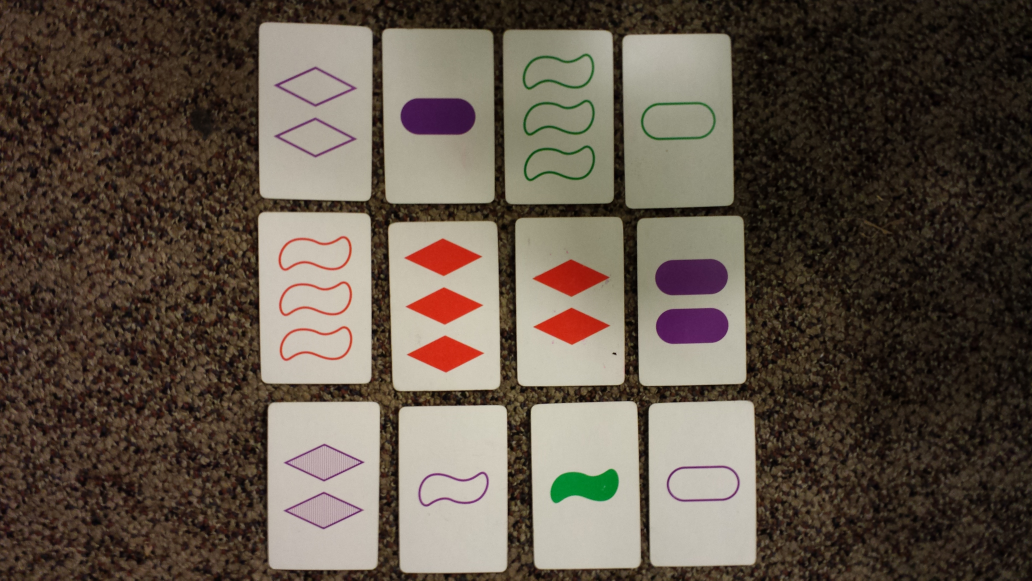
#> input picture data/setcards2.jpg, 4128 x 2322 px, given in place of the camera (shown at 1/4 size)
$ python set_finder.py   (Python 2 division)   (older library calls are emulated)
#> lines starting #> are read from the running program, lines starting #| are printed output that depends on the picture
### playground/card_finder.py
import cv
import cv2
import math
import numpy as np
from sets import Set
import copy
import sys

"""
cv2.namedWindow("w1", cv.CV_WINDOW_AUTOSIZE)

card_file = '../data/input_images/'+str(sys.argv[1])+'.jpg'
img1 = cv2.imread(card_file)
"""


# [10 lines left out: function make_segments, not called in this run]

def get_segments(lines, edges, sobelx, sobely, probabilistic):

    border = 2
    inc = 30

    segments = []

    width, height = edges.shape
    diag = np.sqrt(width**2 + height**2)

    if not probabilistic:
        if lines is not None and lines[0] is not None:
            for rho, theta in lines[0]:
                segments.append(make_segments(rho, theta, diag))
            short_seg = []
            for x1,y1,x2,y2 in segments:
                in_line = False
                dx = (x2-x1)/float(diag)
                dy = (y2-y1)/float(diag)
                if dx == 0:
                    seqx = np.repeat(x2, int(diag)/inc)
                else:
                    seqx = np.arange(x1, x2, dx*inc)

                if dy == 0:
                    seqy = np.repeat(y2, int(diag)/inc)
                else:
                    seqy = np.arange(y1,y2,dy*inc)

                for (x,y) in zip(seqx, seqy):
                    x_i = round(x)
                    y_i = round(y)
                    flag = 0
                    if border <= y_i < width-border and border <= x_i < height-border:
                        for i in range(-border, border):
                            for j in range(-border, border):
                                if edges[y_i+j][x_i+i] > 0:
                                    # [6 lines of commented-out code are left out]

                                    flag = flag + 1
                        if flag > 0 and not in_line:
                            start_x = x_i
                            start_y = y_i
                            in_line = True
                        if flag == 0 and in_line:
                            small_x = start_x
                            large_x = x_i
                            if x_i < small_x:
                                small_x = x_i
                                large_x = start_x
                            small_y = start_y
                            large_y = y_i
                            if y_i < small_y:
                                small_y = y_i
                                large_y = start_y
                            short_seg.append((int(small_x-inc*dx*2),
                                              int(small_y-inc*dy*2),
                                              int(large_x+inc*dx*2),
                                              int(large_y+inc*dy*2)))
                            in_line = False
                if in_line:
                    small_x = start_x
                    large_x = x_i
                    if x_i < small_x:
                        small_x = x_i
                        large_x = start_x
                    small_y = start_y
                    large_y = y_i
                    if y_i < small_y:
                        small_y = y_i
                        large_y = start_y
                    short_seg.append((int(small_x-inc*dx*2),
                                      int(small_y-inc*dy*2),
                                      int(large_x+inc*dx*2),
                                      int(large_y+inc*dy*2)))


            segments = short_seg
    else:
        line_using = []
        for i in range(width):
            line_using.append([])
            for j in range(height):
                line_using[i].append([])

        if lines is not None and lines[0] is not None:
            for x1,y1,x2,y2 in lines[0]:
                segments.append((x1,y1,x2,y2))
            short_seg = []
            keep_seg = []
            index = 0
            for x1,y1,x2,y2 in segments:
                keep_seg.append(True)

                dx = float(x2-x1)
                dy = float(y2-y1)
                length = math.sqrt(dx**2+dy**2)
                dy = dy/length
                dx = dx/length

                def extend_line(x, y, dx, dy):
                    close = True
                    possible_x, possible_y = x, y
                    possible_seg = -1
                    start_x, start_y = x, y
                    while close:
                        x = x + dx*inc
                        y = y + dy*inc
                        x_i = round(x)
                        y_i = round(y)
                        flag = 0
                        if border <= y_i < width-border and border <= x_i < height-border:
                            for i in range(-border, border):
                                for j in range(-border, border):
                                    grad = np.array([sobelx[y_i+j][x_i+i], sobely[y_i+j][x_i+i]])
                                    if (edges[y_i+j][x_i+i] > 0):# and
                                        #abs(np.dot(grad, np.array([dx, dy])))/np.linalg.norm(grad) < .7):
                                        already_added = False
                                        for l in line_using[int(y_i+j)][int(x_i+i)]:
                                            if l != index and keep_seg[l]:
                                                x_s1, y_s1, x_s2, y_s2 = short_seg[l]
                                                v = np.array([x_s2-x_s1, y_s2-y_s1])
                                                u = np.array([dx, dy])
                                                v = v / float(np.linalg.norm(v))
                                                u = u / float(np.linalg.norm(u))
                                                dot = np.dot(u, v)
                                                if abs(dot) > .95:
                                                    line_using[int(y_i+j)][int(x_i+i)].append(index)
                                                    possible_seg = l
                                                    if dot > 0:
                                                        possible_x, possible_y = x_s2, y_s2
                                                    else:
                                                        possible_x, possible_y = x_s1, y_s1
                                            else:
                                                already_added = True
                                        if not already_added:
                                            line_using[int(y_i+j)][int(x_i+i)].append(index)

                                        flag = flag + 1

                            if flag == 0:
                                frac = .5
                                num_loop = int(np.log2(inc))
                                x = x - dx*inc*frac
                                y = y - dy*inc*frac
                                for h in range(num_loop):
                                    x_i = round(x)
                                    y_i = round(y)
                                    direction = -1
                                    for i in range(-border, border):
                                        for j in range(-border, border):

                                            grad = np.array([sobelx[y_i+j][x_i+i], sobely[y_i+j][x_i+i]])
                                            if (edges[y_i+j][x_i+i] > 0):# and
                                                #abs(np.dot(grad, np.array([dx, dy])))/np.linalg.norm(grad) < .7):
                                                direction = 1
                                                break
                                        if direction == 1:
                                            break
                                    x = x + dx*inc*frac*direction
                                    y = y + dy*inc*frac*direction
                                    frac = frac/2.0

                                close = False
                        else:
                            close = False
                    dist1 = (possible_x - start_x)**2+(possible_y - start_y)**2
                    dist2 = (x - start_x)**2+(y - start_y)**2
                    if possible_seg == -1:
                        return x, y

                    if dist1 > dist2:
                        return possible_x, possible_y
                    else:
                        return x, y

                if (dx > 0 and x1 > x2) or (dx < 0 and x1 < x2):
                    x_end, y_end = extend_line(x1, y1, dx, dy)
                    x_start, y_start = extend_line(x2, y2, -dx, -dy)
                else:
                    x_start, y_start = extend_line(x1, y1, dx, dy)
                    x_end, y_end = extend_line(x2, y2, -dx, -dy)
                start_change = 0
                end_change = 0
                if dx > 0:
                    if x1 > x2:
                        end_change = 1
                        start_change = -1
                    else:
                        end_change = -1
                        start_change = 1
                else:
                    if x1 < x2:
                        end_change = 1
                        start_change = -1
                    else:
                        end_change = -1
                        start_change = 1


                scale = math.sqrt((x_end-x_start)**2+(y_end-y_start)**2)/20.0
                x_start = x_start + start_change*dx*scale
                y_start = y_start + start_change*dy*scale
                x_end = x_end + end_change*dx*scale
                y_end = y_end + end_change*dy*scale

                short_seg.append((int(x_start),
                                  int(y_start),
                                  int(x_end),
                                  int(y_end)))

                index = index + 1

            segments = []
            for i in range(len(short_seg)):
                if keep_seg[i]:
                    segments.append(short_seg[i])
    return segments

def get_intersections(segments):
    intersections = []
    for i in range(len(segments)):
        intersections.append([])

    for i in range(len(segments)):
        these_intersections = []
        x1_i, y1_i, x2_i, y2_i = segments[i]
        p = np.array([x1_i, y1_i])
        r = np.array([x2_i - x1_i, y2_i - y1_i])
        for j in range(i, len(segments)):
            x1_j, y1_j, x2_j, y2_j = segments[j]
            q = np.array([x1_j, y1_j])
            s = np.array([x2_j - x1_j, y2_j - y1_j])
            denom = float(np.cross(r, s))
            if abs(denom) > .001:
                v = q - p
                t = np.cross(v,s)/denom
                u = np.cross(v,r)/denom
                if 0 <= t <= 1 and 0 <= u <= 1:
                    x, y = p+t*r
                    x2, y2 = q+u*s
                    if abs(np.dot(r,s)/np.linalg.norm(r)/np.linalg.norm(s)) < .8:
                    #if 0 <= x <= width and 0 <= y <= height:
                        these_intersections.append([x,y,i,j])
                        intersections[j].append([x,y,i,j])
        intersections[i].extend(these_intersections)

    for i in range(len(intersections)):
        intersections[i] = sorted(intersections[i], key = lambda x: x[1])
        intersections[i] = sorted(intersections[i], key = lambda x: x[0])

    return intersections

def get_quads(intersections):
    quads = Set([])

    # [20 lines left out: functions find_intersection_index, get_other_index, make_quad, not called in this run]

    search_range = 3

    for i in range(len(intersections)):
        for j in range(len(intersections[i])):
            other = get_other_index(intersections[i][j], i)

            index = find_intersection_index(intersections[other], i)

            for m in range(search_range):
                m_sum = j+m+1
                if m_sum < len(intersections[i]):
                    intersection_south = intersections[i][m_sum]
                    #print intersections[i][j], intersection_south
                    other_index_south = get_other_index(intersection_south, i)
                    #print i,other, other_index_south
                    for n in range(search_range):
                        n_sum = index+n+1
                        if n_sum < len(intersections[other]):
                            intersection_east = intersections[other][n_sum]
                            other_index_east = get_other_index(intersection_east, other)

                            #print intersections[other_index_east], other_index_south
                            found_index = find_intersection_index(intersections[other_index_east],other_index_south)
                            #print other,i,j,other_index_south, other_index_east
                            if found_index != -1:
                                q = make_quad([intersections[i][j],
                                                        intersection_east,
                                                        intersections[other_index_east][found_index],
                                                        intersection_south])
                                length = []
                                flag = False
                                for o in range(len(q)):
                                    p = (o + 1) % len(q)
                                    x1, y1 = q[o]
                                    x2, y2 = q[p]
                                    l = (x1-x2)**2+(y1-y2)**2
                                    length.append(l)
                                    if l <= 400:
                                        flag = True
                                if not flag:
                                    for o in range(len(length)):
                                        p = (o + 1) % len(q)
                                        l1 = length[o]
                                        l2 = float(length[p])
                                        if not (.25 < l1/l2 < 4):
                                            flag = True

                                if not flag:
                                    quads.add(q)

    return quads

# [42 lines left out: function reduce_quads, not called in this run]

def find_cards(img1, rho, theta, threshold, minLineLength, maxLineGap):

    # Do initial openCV processing

    gray = cv2.cvtColor(img1,cv2.COLOR_BGR2GRAY)
    sobelx = cv2.Sobel(gray,cv2.CV_64F,1,0,ksize=5)
    sobely = cv2.Sobel(gray,cv2.CV_64F,0,1,ksize=5)

    gray = cv2.blur(gray, (3, 3))
    edges = cv2.Canny(gray, 404, 156, apertureSize=3)
    cv2.imshow('edges', edges)
    lines = cv2.HoughLinesP(edges,rho, theta, threshold, minLineLength=minLineLength, maxLineGap=maxLineGap)
    if lines is None:
        return []

    intersections = []


    segments = get_segments(lines, edges, sobelx, sobely, True)
    intersections = get_intersections(segments)
    quads = get_quads(intersections)
    quads = reduce_quads(quads)

    return quads

parameters = [[1, 90, 50, 10, 2],
              [1, 180, 20, 10, 2],
              [.5, 180, 30, 10, 2],
              [.75, 720, 40, 10, 2],
              [1, 720, 50, 10, 2],
              [2, 90, 40, 10, 2],
              [1, 360, 50, 10, 2]]


def find_cards_with_parameter_setting(img1, i):

    p = parameters[i]
    return find_cards(img1, p[0], np.pi/p[1], p[2], p[3], p[4])

"""
card_file = '../data/input_images/'+str(sys.argv[1])+'.jpg'

rho = 1
theta = np.pi/360
threshold = 30
minLineLength = 10
maxLineGap = 2
img1 = cv2.imread(card_file)
quads = []
for i in range(0, len(parameters)):
    quads.extend(find_cards_with_parameter_setting(img1, i))

quads = reduce_quads(quads)

for q in quads:
    arr = [np.array(q,'int32')]
    cv2.fillPoly(img1,arr,(0,0,100))

cv2.imwrite('../data/output_images/'+str(sys.argv[1])+'.jpg', img1)
"""

"""
for rho in [.125, .25, .5, .75, 1, 2, 3, 4]:
    for theta in [np.pi/720, np.pi/360, np.pi/180, np.pi/90, np.pi/45]:
        for threshold in [10, 20, 30, 40, 50]:

            img1 = cv2.imread(card_file)


            quads = find_cards(img1, rho, theta, threshold, minLineLength, maxLineGap)


            for q in quads:
                arr = [np.array(q,'int32')]
                cv2.fillPoly(img1,arr,(0,0,100))

            cv2.imwrite('../data/output_images/'+str(sys.argv[1])+'_'+str(rho)+'_'+str(theta)+
                                                                  '_'+str(threshold)+'_'+str(minLineLength)+
                                                                  '_'+str(maxLineGap)+'.jpg', img1)
"""

### playground/set_finder.py
import cv
import cv2
import numpy as np
import card_finder

def main():

    print card_finder
    print 'hit any key to take a picture'
    vc = cv2.VideoCapture(0)

    if vc.isOpened(): # try to get the first frame
        rval, frame = vc.read()
#> frame is the input picture: shape (2322, 4128, 3); mean B, G, R 72.2, 84, 95.8
    else:
        rval = False

    while rval:
        frame = cv2.resize(frame, (640,480))
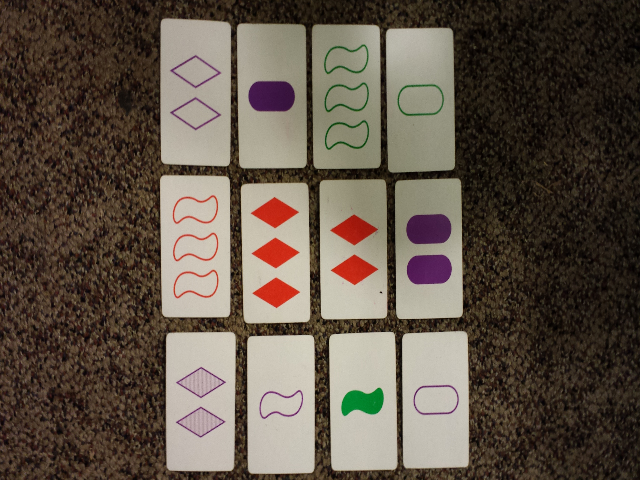
#> frame: shape (480, 640, 3); mean B, G, R 72.1, 83.9, 95.6
        quads = []
        for i in range(0, 3):
            quads.extend(card_finder.find_cards_with_parameter_setting(frame, i))
#> this loop made 1 pass
#> pass 1, in find_cards, `gray = cv2.cvtColor(img1,cv2.COLOR_BGR2GRAY)`:
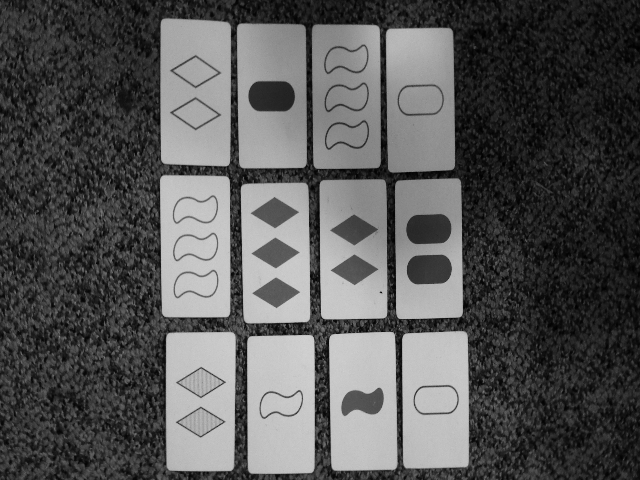
#> gray: shape (480, 640); min 0, max 210, mean 86.1
#> pass 1, in find_cards, `sobelx = cv2.Sobel(gray,cv2.CV_64F,1,0,ksize=5)`:
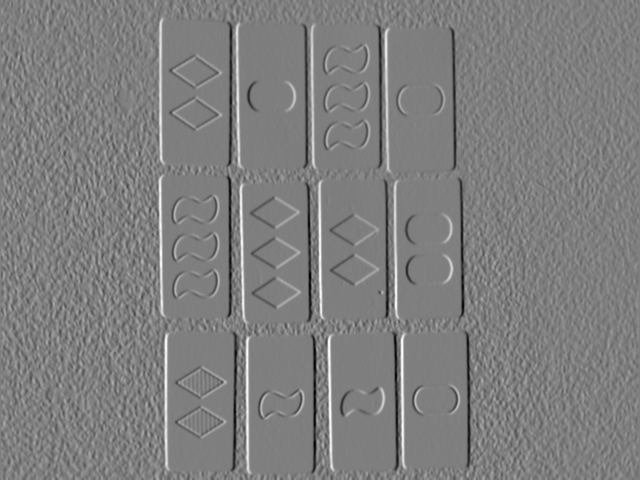
#> sobelx: shape (480, 640) float64; min -8821, max 8879, mean -4.8; drawn with min black and max white
#> pass 1, in find_cards, `sobely = cv2.Sobel(gray,cv2.CV_64F,0,1,ksize=5)`:
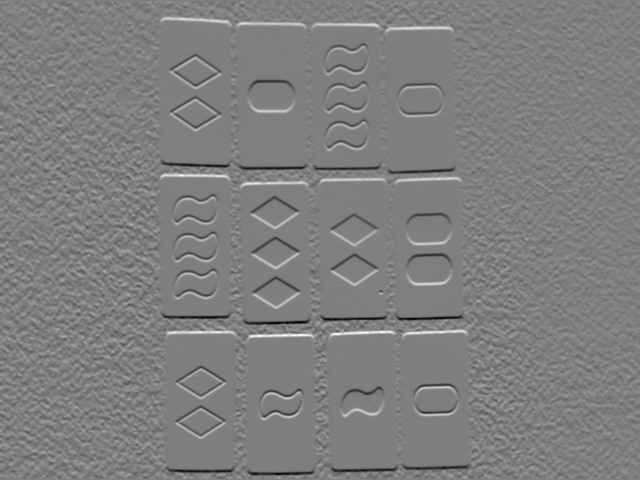
#> sobely: shape (480, 640) float64; min -8676, max 8740, mean 4.8; drawn with min black and max white
#> after the loop, quads = []

        quads = card_finder.reduce_quads(quads)
        print len(quads)

        image = mark_quads(frame, quads)
        cv2.imshow('win', image)

        rval, frame = vc.read()
        key = cv2.waitKey(1)
        if key == 27: # exit on ESC
            break


"""
 A card_list should contain at least four entries for every card.
 Entry 1) Color
 Entry 2) Shape
 Entry 3) Number
 Entry 4) Shading
 There can be more entries, in fact we encourage using the fifth
 entry to be the index into the quad array
"""
def calc_sets(card_list):
    for i in range(len(card_list)):
        for j in range(i+1, len(card_list)):
            for k in range(j+1, len(card_list)):
                for l in range(4):
                    if ((card_list[i][l] == card_list[j][l] == card_list[k][l]) or
                        (card_list[i][l] != card_list[j][l] and
                        card_list[j][l] != card_list[k][l] and
                        card_list[k][l] != card_list[i][l])):
                        return i,j,k
    return None

"""
cards is an array of three indicies into the quads array
"""
def mark_set(image, cards, quads):
    for c in cards:
        arr = [np.array(quads[c],'int32')]
        cv2.polylines(image, arr, True, (0,0,100), thickness=3)

    return image

def mark_quads(image, quads):
    for q in quads:
        arr = [np.array(q,'int32')]
        cv2.fillPoly(image,arr,(0,0,100))
    return image

main()
#> (the call stopped at in get_quads, `quads = Set([])`: sets is not available in this run)
